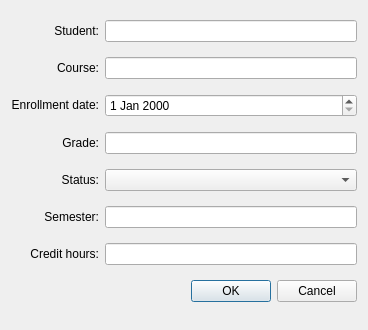
<?xml version="1.0" encoding="UTF-8"?>
<ui version="4.0">
 <class>enrollment_dialog</class>
 <widget class="QDialog" name="enrollment_dialog">
  <property name="geometry">
   <rect>
    <x>0</x>
    <y>0</y>
    <width>368</width>
    <height>330</height>
   </rect>
  </property>
  <property name="windowTitle">
   <string>EnrollmentsForm</string>
  </property>
  <layout class="QGridLayout" name="gridLayout">
   <item row="0" column="0">
    <widget class="QLabel" name="lStudent">
     <property name="text">
      <string>&lt;html&gt;&lt;head/&gt;&lt;body&gt;&lt;p&gt;Student:&lt;/p&gt;&lt;/body&gt;&lt;/html&gt;</string>
     </property>
     <property name="alignment">
      <set>Qt::AlignRight|Qt::AlignTrailing|Qt::AlignVCenter</set>
     </property>
    </widget>
   </item>
   <item row="0" column="1">
    <widget class="QLineEdit" name="lEStudent">
     <property name="readOnly">
      <bool>true</bool>
     </property>
    </widget>
   </item>
   <item row="1" column="0">
    <widget class="QLabel" name="lCourse">
     <property name="text">
      <string>&lt;html&gt;&lt;head/&gt;&lt;body&gt;&lt;p&gt;Course:&lt;/p&gt;&lt;/body&gt;&lt;/html&gt;</string>
     </property>
     <property name="alignment">
      <set>Qt::AlignRight|Qt::AlignTrailing|Qt::AlignVCenter</set>
     </property>
    </widget>
   </item>
   <item row="1" column="1">
    <widget class="QLineEdit" name="lECourse">
     <property name="readOnly">
      <bool>true</bool>
     </property>
    </widget>
   </item>
   <item row="2" column="0">
    <widget class="QLabel" name="lEnrollmentDate">
     <property name="text">
      <string>&lt;html&gt;&lt;head/&gt;&lt;body&gt;&lt;p&gt;Enrollment date:&lt;/p&gt;&lt;/body&gt;&lt;/html&gt;</string>
     </property>
     <property name="alignment">
      <set>Qt::AlignRight|Qt::AlignTrailing|Qt::AlignVCenter</set>
     </property>
    </widget>
   </item>
   <item row="2" column="1">
    <widget class="QDateEdit" name="dEEnrollmentDate"/>
   </item>
   <item row="3" column="0">
    <widget class="QLabel" name="lGrade">
     <property name="text">
      <string>&lt;html&gt;&lt;head/&gt;&lt;body&gt;&lt;p&gt;Grade:&lt;/p&gt;&lt;/body&gt;&lt;/html&gt;</string>
     </property>
     <property name="alignment">
      <set>Qt::AlignRight|Qt::AlignTrailing|Qt::AlignVCenter</set>
     </property>
    </widget>
   </item>
   <item row="3" column="1">
    <widget class="QLineEdit" name="lEGrade"/>
   </item>
   <item row="4" column="0">
    <widget class="QLabel" name="lStatus">
     <property name="text">
      <string>&lt;html&gt;&lt;head/&gt;&lt;body&gt;&lt;p&gt;Status:&lt;/p&gt;&lt;/body&gt;&lt;/html&gt;</string>
     </property>
     <property name="alignment">
      <set>Qt::AlignRight|Qt::AlignTrailing|Qt::AlignVCenter</set>
     </property>
    </widget>
   </item>
   <item row="4" column="1">
    <widget class="QComboBox" name="cbStatus"/>
   </item>
   <item row="5" column="0">
    <widget class="QLabel" name="lSemester">
     <property name="text">
      <string>&lt;html&gt;&lt;head/&gt;&lt;body&gt;&lt;p&gt;Semester:&lt;/p&gt;&lt;/body&gt;&lt;/html&gt;</string>
     </property>
     <property name="alignment">
      <set>Qt::AlignRight|Qt::AlignTrailing|Qt::AlignVCenter</set>
     </property>
    </widget>
   </item>
   <item row="5" column="1">
    <widget class="QLineEdit" name="lESemester"/>
   </item>
   <item row="6" column="0">
    <widget class="QLabel" name="lCreditHours">
     <property name="text">
      <string>&lt;html&gt;&lt;head/&gt;&lt;body&gt;&lt;p&gt;Credit hours:&lt;/p&gt;&lt;/body&gt;&lt;/html&gt;</string>
     </property>
     <property name="alignment">
      <set>Qt::AlignRight|Qt::AlignTrailing|Qt::AlignVCenter</set>
     </property>
    </widget>
   </item>
   <item row="6" column="1">
    <widget class="QLineEdit" name="lECreditHours"/>
   </item>
   <item row="7" column="0" colspan="2">
    <widget class="QDialogButtonBox" name="buttonBox">
     <property name="orientation">
      <enum>Qt::Horizontal</enum>
     </property>
     <property name="standardButtons">
      <set>QDialogButtonBox::Cancel|QDialogButtonBox::Ok</set>
     </property>
    </widget>
   </item>
  </layout>
 </widget>
 <resources/>
 <connections>
  <connection>
   <sender>buttonBox</sender>
   <signal>accepted()</signal>
   <receiver>enrollment_dialog</receiver>
   <slot>accept()</slot>
   <hints>
    <hint type="sourcelabel">
     <x>248</x>
     <y>254</y>
    </hint>
    <hint type="destinationlabel">
     <x>157</x>
     <y>274</y>
    </hint>
   </hints>
  </connection>
  <connection>
   <sender>buttonBox</sender>
   <signal>rejected()</signal>
   <receiver>enrollment_dialog</receiver>
   <slot>reject()</slot>
   <hints>
    <hint type="sourcelabel">
     <x>316</x>
     <y>260</y>
    </hint>
    <hint type="destinationlabel">
     <x>286</x>
     <y>274</y>
    </hint>
   </hints>
  </connection>
 </connections>
</ui>
